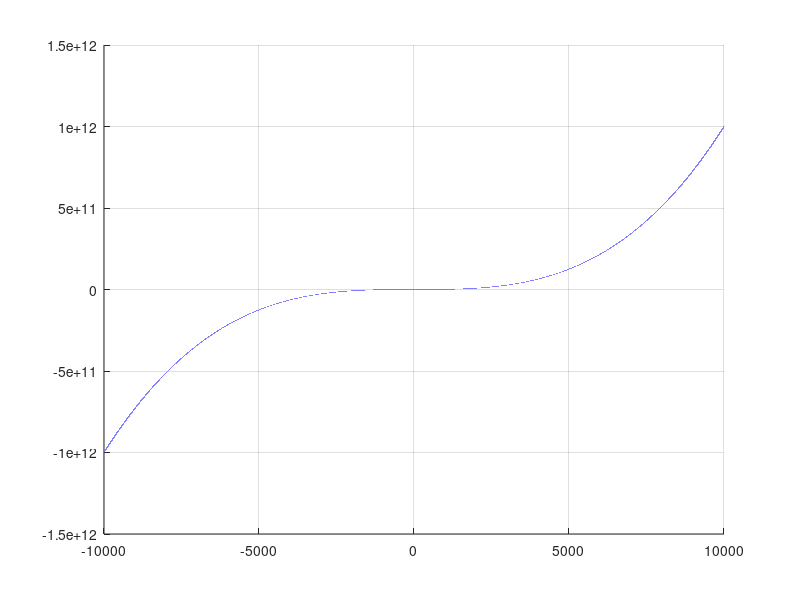
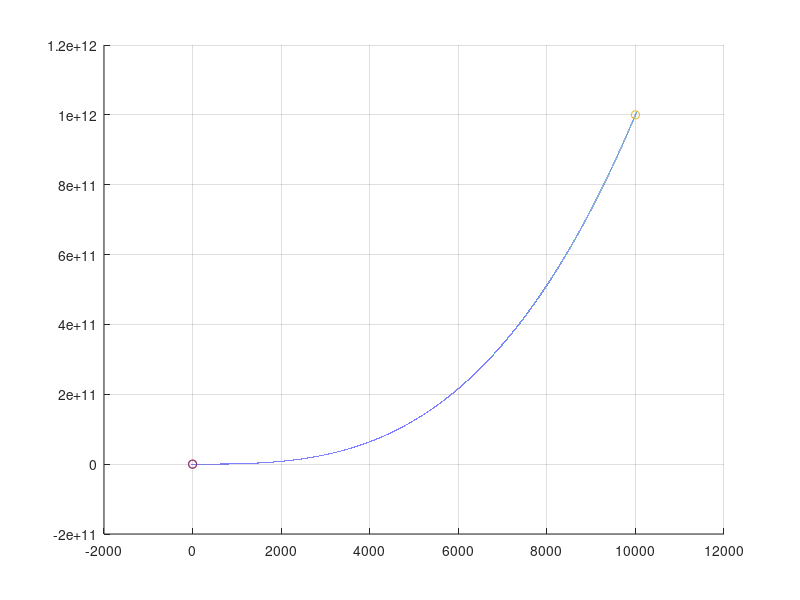
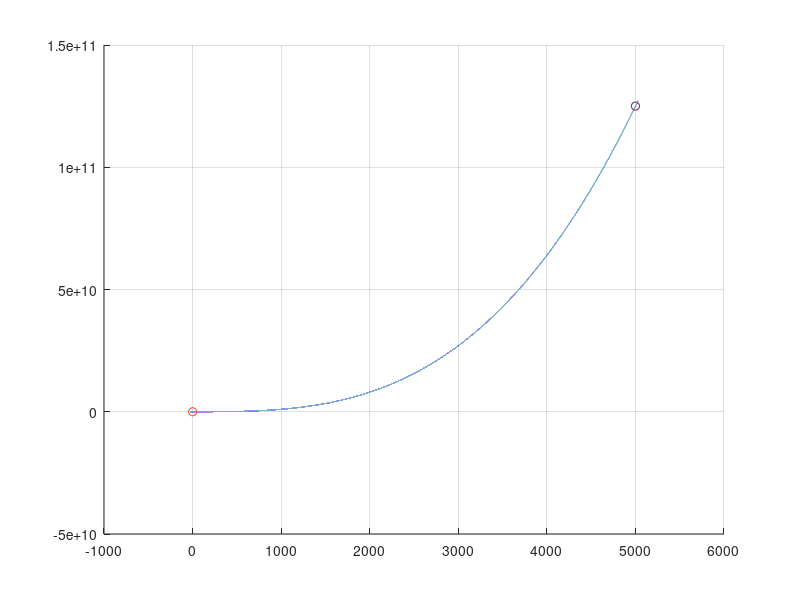
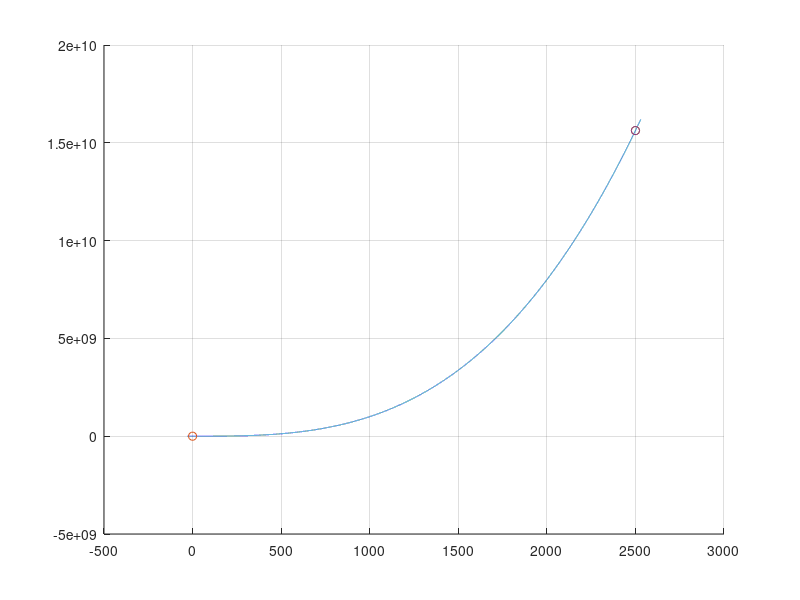

The MATLAB source for these figures, in order: (Note: this script raises an error after producing the figures.)
clear;
close;
clc;

%% Найти корни уравнения x^3+15x-10=0 c точностью 0.01 методом деления
% отрезка пополам

%% точность, с которой мы должны определить точку
eps = 0.01;

% Задаём функцию через переменную х
f = @(x) x.^3 + 15*x - 10;

% Переменная для шага отображения с -10000 до 10000
t = -10000:0.1:10000; % -100 до 100 с шагом 0,01

%% Построение графика
% Окно с названием "График для определения границ"
figure("Name", "График для определения границ");
% Построеник на одном графике различных объектов
hold on;
% Включить сетку на графике
grid on;
% Построить график по оси ОХ - t, по оси OY - функцию
plot(t, f(t));

%% Границы исходя из графика выбираются на рандом
a = -10000;
b = 10000;

%% Цикл отрабатывает до тех пор, пока точность не уменьшится
while abs(b - a) > eps
    % Делим отрезок пополам
    ab = (b + a) / 2;

    % Если результат половины находится на одной стороне с результатом
    % функции границ, то заменить эту границу на середину
    if f(ab) * f(a) > 0
        a = ab;
    else
        b = ab;
    end
    
    % изменение границ отрисовки графика (границы графика)
    t = a-30:0.1:b+30;
    
    % Построение графика c точками на границах и половине
    figure("Name", "График c точками на границах и половине");
    hold on;
    grid on;
    plot(t, f(t), a, f(a),'-o', b, f(b), '-o', ab, f(ab), '-o');
end

%% Вывод результата по оси Х и Y методом деления отрезка пополам
resultX = ab
resultY = f(ab)


% Проверка результата сторонней функцией matlab
proverkaResultX = fzero('x.^3 + 15*x - 10', [-10000 10000])
proverkaResultY = proverkaResultX^3 + 15 * proverkaResultX - 10